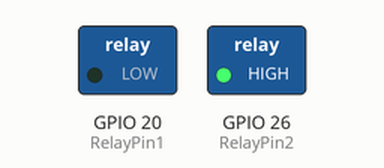
This program was run on a simulated Raspberry Pi (BCM pin numbers). Parts: switched loads named in the program (green lamp = pin HIGH). At 15.0 s the program stops and its outputs stay as they are.

Above: at 0.1 s.
At 15.1 s:
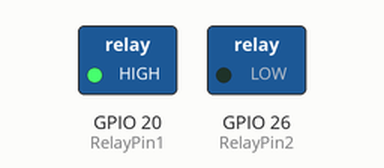
Timing chart, 0 to 16.5 s (numbered marks = the images above):
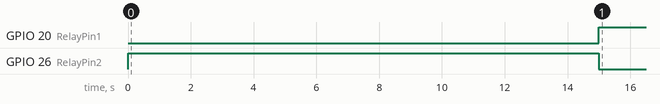

Measured:
- by itself, GPIO 20 (RelayPin1): LOW → HIGH at 15.0 s
- by itself, GPIO 26 (RelayPin2): LOW → HIGH at 0.00 s, → LOW 15.0 s later

The program:

relaysPrueba.py
```python
import RPi.GPIO as GPIO
import time
import keyboard

RelayPin1 = 20
RelayPin2 = 26

GPIO.setmode(GPIO.BCM)
GPIO.setwarnings(False)

GPIO.setup(RelayPin1, GPIO.OUT)
GPIO.setup(RelayPin2, GPIO.OUT)

GPIO.output(RelayPin1, GPIO.LOW)
GPIO.output(RelayPin2, GPIO.HIGH)
time.sleep(15)

GPIO.output(RelayPin1, GPIO.HIGH)
GPIO.output(RelayPin2, GPIO.LOW)
```
